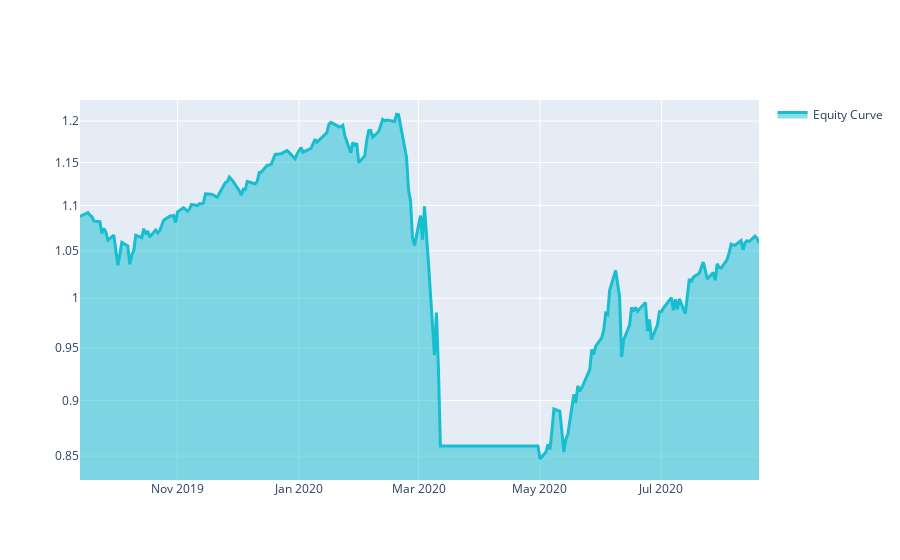

Notebook code for this chart:
### Markdown cell above
## Plots

### Code cell
# show plot with profit and losses:
performance = stats.to_pandas()["equity"].iloc[(252*3):]
qngraph.make_plot_filled(performance.index, performance, name="Equity Curve", type="log")

### Figure 1 — Plotly figure (JSON) as saved in the notebook; plotly's stock layout.template omitted (floating-point values rounded to 4 significant figures; data arrays with more than 128 entries replaced by an {"elided": "..."} marker saying what was removed)
{"data": [{"fill": "tonexty", "line": {"color": "#17BECF", "width": 3}, "name": "Equity Curve", "type": "scatter", "x": {"elided": "236 str values"}, "y": {"elided": "236 float values"}}], "layout": {"showlegend": true, "yaxis": {"range": [-0.08128, 0.08861], "type": "log"}}}
